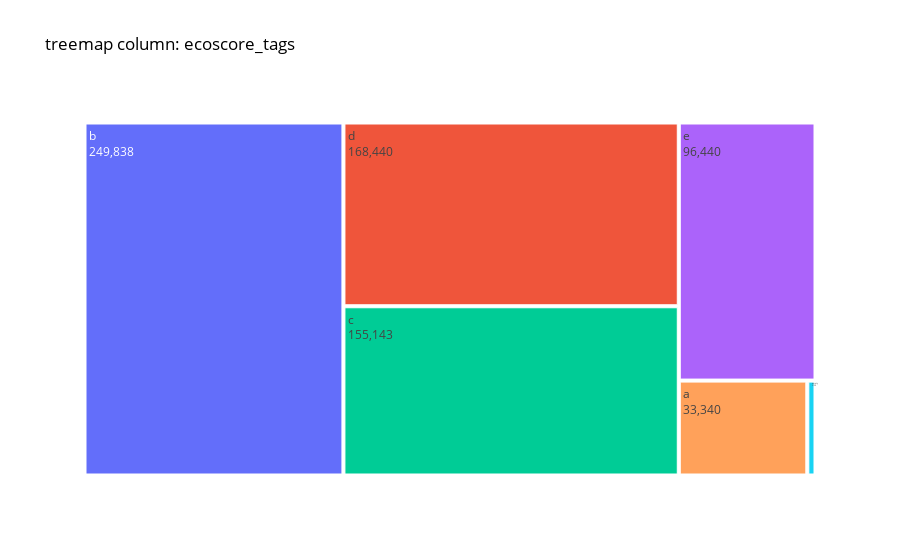
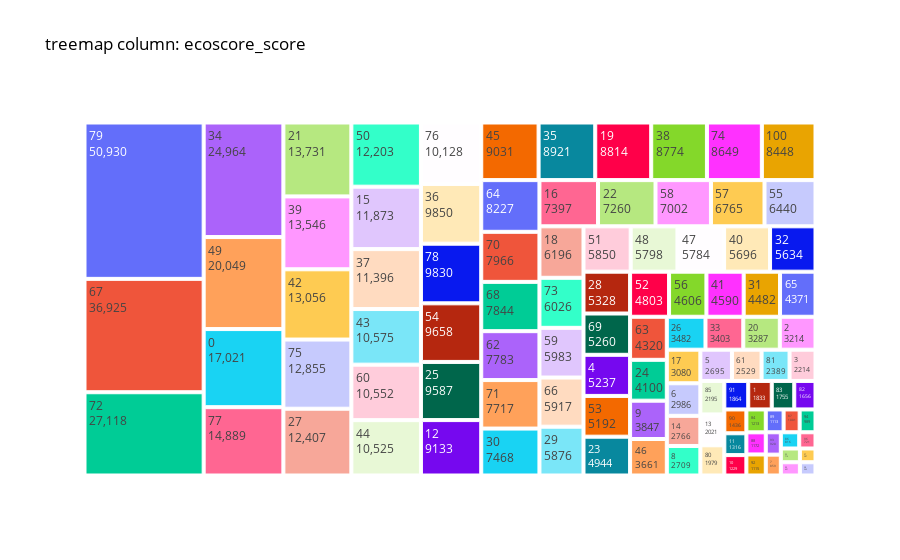
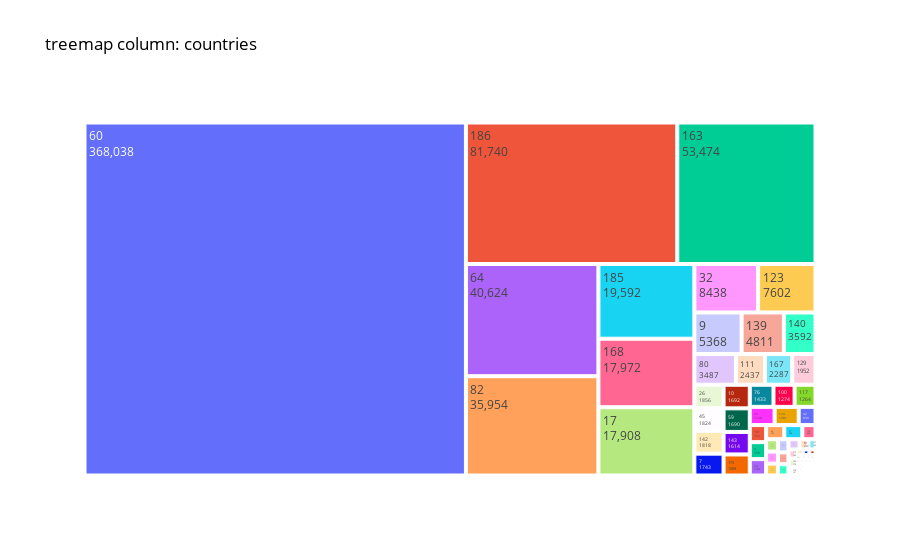
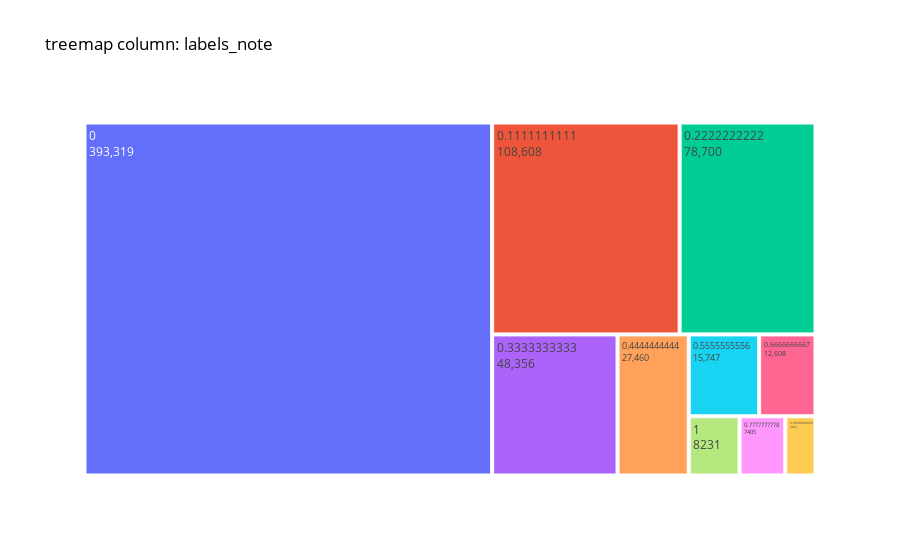

These figures' notebook cell, in order:
### Code cell
colonnes_a_travailler = ['ecoscore_tags', 'ecoscore_score', 'countries', 'labels_note', 'groups']  
df = load_jsonl_to_dataframe(file_path)
for column in colonnes_a_travailler:
    create_treemap_for_column(df, column)

### Figure 1 — Plotly figure (JSON) as saved in the notebook; plotly's stock layout.template omitted (floating-point values rounded to 4 significant figures)
{"data": [{"labels": ["b", "d", "c", "e", "a", "empty"], "parents": ["", "", "", "", "", ""], "textinfo": "label+value", "type": "treemap", "values": [249838, 168440, 155143, 96440, 33340, 2124]}], "layout": {"font": {"color": "black"}, "paper_bgcolor": "white", "plot_bgcolor": "white", "title": {"text": "treemap column: ecoscore_tags"}}}

### Figure 2 — Plotly figure (JSON) as saved in the notebook; plotly's stock layout.template omitted (floating-point values rounded to 4 significant figures)
{"data": [{"labels": [79, 67, 72, 34, 49, 0, 77, 21, 39, 42, 75, 27, 50, 15, 37, 43, 60, 44, 76, 36, 78, 54, 25, 12, 45, 35, 19, 38, 74, 100, 64, 70, 68, 62, 71, 30, 16, 22, 58, 57, 55, 18, 73, 59, 66, 29, 51, 48, 47, 40, 32, 28, 69, 4, 53, 23, 52, 56, 41, 31, 65, 63, 24, 9, 46, 26, 33, 20, 2, 17, 6, 14, 8, 5, 61, 81, 3, 85, 13, 80, 91, 1, 83, 82, 90, 11, 10, 84, 88, 92, 89, 87, 94, 93, 7, 86, 96, 95, 99, 97, 98, 78.42], "parents": ["", "", "", "", "", "", "", "", "", "", "", "", "", "", "", "", "", "", "", "", "", "", "", "", "", "", "", "", "", "", "", "", "", "", "", "", "", "", "", "", "", "", "", "", "", "", "", "", "", "", "", "", "", "", "", "", "", "", "", "", "", "", "", "", "", "", "", "", "", "", "", "", "", "", "", "", "", "", "", "", "", "", "", "", "", "", "", "", "", "", "", "", "", "", "", "", "", "", "", "", "", ""], "textinfo": "label+value", "type": "treemap", "values": [50930, 36925, 27118, 24964, 20049, 17021, 14889, 13731, 13546, 13056, 12855, 12407, 12203, 11873, 11396, 10575, 10552, 10525, 10128, 9850, 9830, 9658, 9587, 9133, 9031, 8921, 8814, 8774, 8649, 8448, 8227, 7966, 7844, 7783, 7717, 7468, 7397, 7260, 7002, 6765, 6440, 6196, 6026, 5983, 5917, 5876, 5850, 5798, 5784, 5696, 5634, 5328, 5260, 5237, 5192, 4944, 4803, 4606, 4590, 4482, 4371, 4320, 4100, 3847, 3661, 3482, 3403, 3287, 3214, 3080, 2986, 2766, 2709, 2695, 2529, 2389, 2214, 2195, 2021, 1979, 1864, 1833, 1755, 1656, 1436, 1316, 1229, 1213, 1172, 1115, 1113, 1001, 989, 920, 859, 816, 721, 716, 691, 587, 565, 1]}], "layout": {"font": {"color": "black"}, "paper_bgcolor": "white", "plot_bgcolor": "white", "title": {"text": "treemap column: ecoscore_score"}}}

### Figure 3 — Plotly figure (JSON) as saved in the notebook; plotly's stock layout.template omitted (floating-point values rounded to 4 significant figures)
{"data": [{"labels": [60, 186, 163, 64, 82, 185, 168, 17, 32, 123, 9, 139, 140, 80, 111, 167, 129, 26, 45, 142, 7, 10, 59, 143, 173, 76, 100, 117, 24, 124, 42, 101, 3, 74, 46, 37, 178, 84, 66, 161, 35, 21, 156, 153, 81, 151, 179, 184, 138, 157, 77, 183, 158, 51, 91, 104, 79, 137, 131, 55, 36, 75, 170, 16, 141, 152, 41, 192, 95, 110, 63, 134, 86, 44, 4, 50, 107, 49, 2, 31, 43, 128, 113, 27, 136, 78, 94, 22, 98, 8, 191, 73, 30, 25, 13, 11, 57, 61, 68, 105, 65, 14, 119, 115, 52, 127, 133, 194, 188, 120, 187, 164, 116, 114, 122, 20, 166, 130, 169, 193, 58], "parents": ["", "", "", "", "", "", "", "", "", "", "", "", "", "", "", "", "", "", "", "", "", "", "", "", "", "", "", "", "", "", "", "", "", "", "", "", "", "", "", "", "", "", "", "", "", "", "", "", "", "", "", "", "", "", "", "", "", "", "", "", "", "", "", "", "", "", "", "", "", "", "", "", "", "", "", "", "", "", "", "", "", "", "", "", "", "", "", "", "", "", "", "", "", "", "", "", "", "", "", "", "", "", "", "", "", "", "", "", "", "", "", "", "", "", "", "", "", "", "", "", ""], "textinfo": "label+value", "type": "treemap", "values": [368038, 81740, 53474, 40624, 35954, 19592, 17972, 17908, 8438, 7602, 5368, 4811, 3592, 3487, 2437, 2287, 1952, 1856, 1824, 1818, 1743, 1692, 1690, 1614, 1509, 1433, 1274, 1264, 1238, 1201, 839, 762, 758, 730, 703, 698, 509, 399, 391, 386, 377, 339, 323, 310, 247, 199, 180, 178, 161, 107, 98, 92, 67, 55, 54, 52, 52, 48, 48, 46, 42, 41, 40, 38, 35, 33, 33, 30, 29, 28, 24, 23, 22, 22, 19, 17, 17, 15, 14, 12, 12, 11, 9, 9, 8, 8, 8, 7, 6, 6, 6, 6, 5, 4, 4, 3, 3, 3, 3, 2, 2, 2, 2, 2, 2, 2, 2, 1, 1, 1, 1, 1, 1, 1, 1, 1, 1, 1, 1, 1, 1]}], "layout": {"font": {"color": "black"}, "paper_bgcolor": "white", "plot_bgcolor": "white", "title": {"text": "treemap column: countries"}}}

### Figure 4 — Plotly figure (JSON) as saved in the notebook; plotly's stock layout.template omitted (floating-point values rounded to 4 significant figures)
{"data": [{"labels": [0, 0.1111, 0.2222, 0.3333, 0.4444, 0.5556, 0.6667, 1, 0.7778, 0.8889], "parents": ["", "", "", "", "", "", "", "", "", ""], "textinfo": "label+value", "type": "treemap", "values": [393319, 108608, 78700, 48356, 27460, 15747, 12608, 8231, 7405, 4891]}], "layout": {"font": {"color": "black"}, "paper_bgcolor": "white", "plot_bgcolor": "white", "title": {"text": "treemap column: labels_note"}}}
